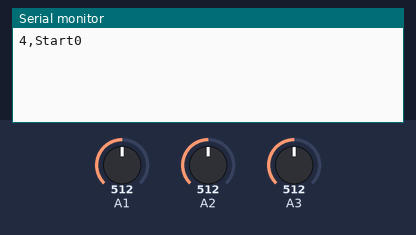
This sketch was run on a simulated Arduino Uno, built with avr-gcc and run on an emulated ATmega328P. On the bench: the last lines printed to the serial monitor. The inputs (shaded band) are chosen by the test bench; at power-on: A1 = 512, A2 = 512, A3 = 512.

Above: at 1.2 s.
1.3 s: A1 set to 490
At 2.4 s:
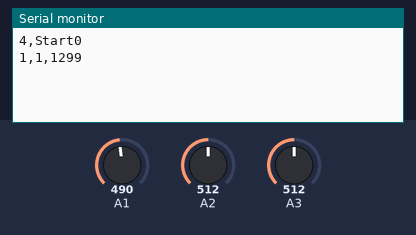
2.8 s: A2 set to 1023
At 3.6 s:
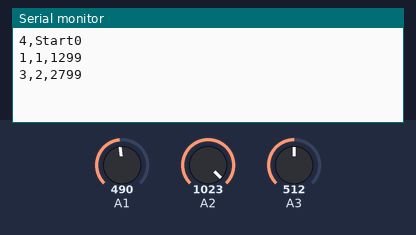
4.3 s: A3 set to 1023
At 5.1 s:
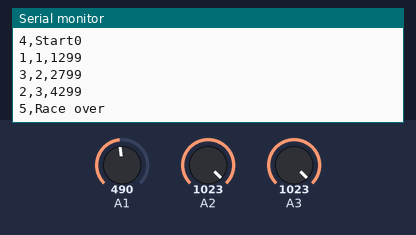

The sketch:

PinewoodDerby2.ino
```cpp
#define START 4

long start = 0;
int current_place = 0;

int lane_one_place = 0;
int lane_two_place = 0;
int lane_three_place = 0;

boolean lane_one_sent = false;
boolean lane_two_sent = false;
boolean lane_three_sent = false;
boolean race_over = false;

void setup() {
  Serial.begin(9600);
  //pinMode(START,INPUT_PULLUP);
  //enableInterrupt(START,startInterrupt , CHANGE);

    start = millis();
    Serial.print(4);
    Serial.print(",");
    Serial.print("Start");
    Serial.println(start);

}

void loop()
{


  int lane_three = analogRead(A2);
  int lane_two = analogRead(A3);
  int lane_one = analogRead(A1);
  if(lane_one < 500 && lane_one_sent == false)
  {
        long lane_one_time = millis() - start;
        current_place++;
        lane_one_place = current_place;
        sendResult(1,lane_one_place,lane_one_time);
        lane_one_sent = true;
  }

  if(lane_two > 1020 && lane_two_sent == false)
  {
        long lane_two_time = millis() - start;
        current_place++;
        lane_two_place = current_place;
        sendResult(2,lane_two_place,lane_two_time);
        lane_two_sent = true;
  }

  if(lane_three > 1020 && lane_three_sent == false)
  {
        long lane_three_time = millis() - start;
        current_place++;
        lane_three_place = current_place;
        sendResult(3,lane_three_place,lane_three_time);
        lane_three_sent = true;
  }

  if(lane_one_sent && lane_two_sent && lane_three_sent && race_over == false)
  {

    //sendMessage("Race over");
    Serial.print(5);
    Serial.print(",");
    Serial.println("Race over");
    //current_place = 0;
    //lane_one_sent = false;
    //lane_two_sent = false;
    //lane_three_sent = false;
    race_over = true;
  }

}


void sendResult(int lane, int place, long time)
{
   Serial.print(lane);
   Serial.print(",");
   Serial.print(place);
   Serial.print(",");
   Serial.println(time);
}

void startInterrupt()
{

 boolean pin_state_new = digitalRead(START);
  if (pin_state_new == LOW && start != 0)
    {
        start = 0;
        //lane_one = 0;
        //lane_two = 0;
        //lane_three = 0;
        current_place = 0;
        lane_one_sent = false;
        lane_two_sent = false;
        lane_three_sent = false;
    }
}
```

Measured:
- after the input at 1.3 s, the serial monitor: prints a new line at once (image 1)
- after the input at 2.8 s, the serial monitor: prints a new line at once (image 2)
- after the input at 4.3 s, the serial monitor: prints a new line at once (image 3)
